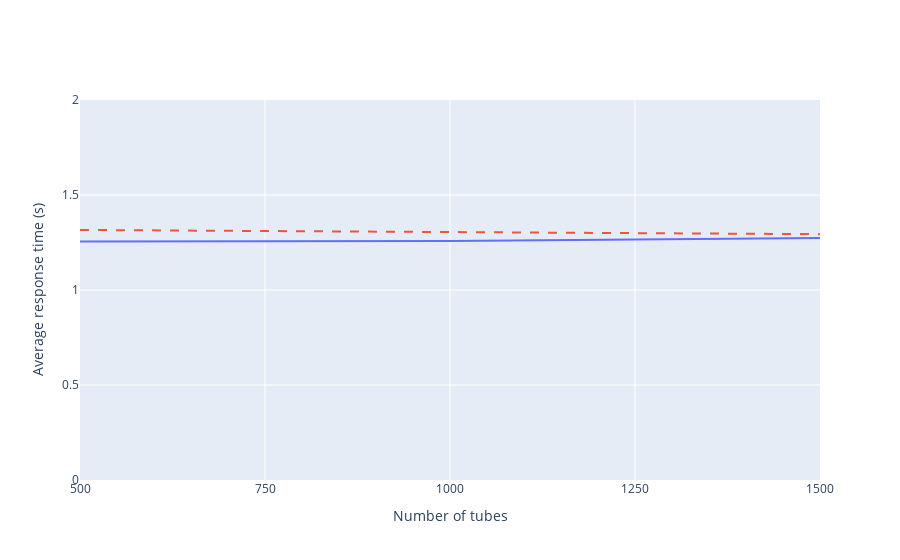

Notebook source saved alongside this figure:
### Markdown cell above
### Average times when executing tx 'AddAcquisition'

### Code cell
# 3 Orgs net data
threeOrgs = [1.2557, 1.2584, 1.2733]
# 5 Orgs net data
fiveOrgs = [1.3160, 1.3037, 1.2938]

avgAcquisition("250 KB", threeOrgs, fiveOrgs)

### Figure 1 — Plotly figure (JSON) as saved in the notebook; plotly's stock layout.template omitted (floating-point values rounded to 4 significant figures)
{"data": [{"mode": "lines", "name": "3 Orgs net", "type": "scatter", "x": [500, 1000, 1500], "y": [1.256, 1.258, 1.273]}, {"line": {"dash": "dash"}, "mode": "lines", "name": "5 Orgs net", "type": "scatter", "x": [500, 1000, 1500], "y": [1.316, 1.304, 1.294]}], "layout": {"barmode": "group", "showlegend": false, "xaxis": {"dtick": 250, "range": [500, 1500], "tick0": 500, "title": {"text": "Number of tubes"}, "zeroline": false}, "yaxis": {"range": [0, 2], "title": {"text": "Average response time (s)"}, "zeroline": false}}}
